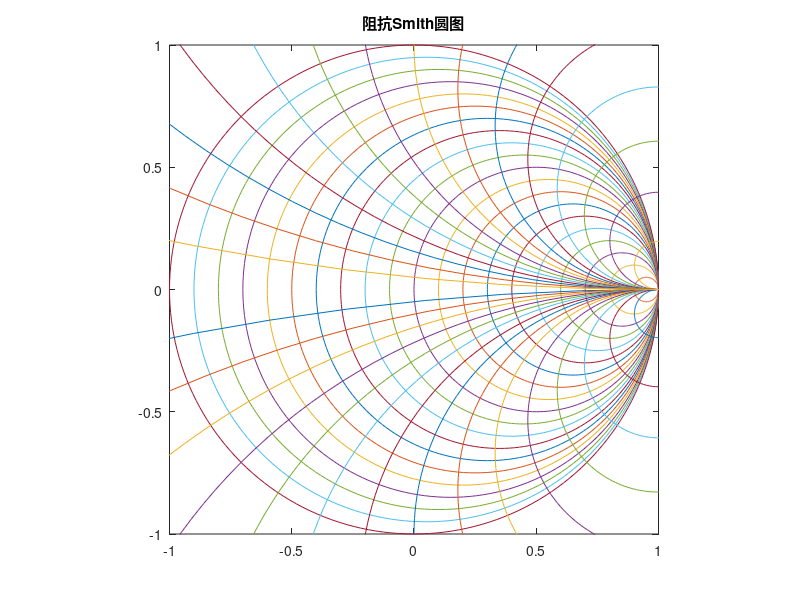
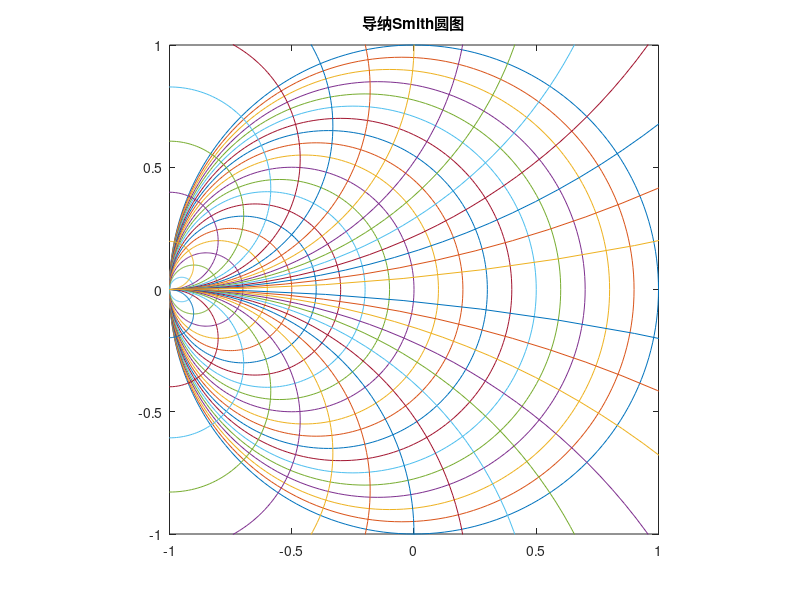

Here is the MATLAB script that generated these plots, in order:
close all; clear all; clc
theta=0:pi/100:2*pi;
% 定义常量
real=20;    % 电阻圆的数量
imag=15;    % 电抗圆的数量
% 绘制参考线：一条从(-1.5,0)到(1.5,0)的直线
x=[-1.5 1.5];
y=[0 0];

plot(x,y,'-') % 绘制直线

% hold on; % 保持图形，以便在同一图上绘制更多曲线
figure(1);
% 电阻圆绘制
for x1=0:1/real:1
    r=(1-x1)/x1; % 计算r值
    x=1/(r+1)*cos(theta)+r/(r+1); % 计算x坐标
    y=1/(r+1)*sin(theta);         % 计算y坐标
    figure(1)                      % 确保在第一个图形窗口绘制
    plot(x,y,'-')                  % 绘制曲线
    hold on;                       % 保持当前图形
    axis equal                     % 设置等轴比例，确保圆形不失真
end  



% 电抗圆绘制，涉及不同的theta1起始和结束条件

for theta1=(pi+pi/(imag+1)):(pi/(imag+1)):(2*pi-pi/(imag+1))
    r=sin(theta1)/(1-cos(theta1));
    x=1/r*cos(theta)+1; % 注意这里的偏移(1, 1/r)
    y=1/r*sin(theta)+1/r;
    figure(1)
    plot(x,y,'-')
    hold on;
    axis([-1 1 -1 1]) % 设置x和y轴的显示范围
end  

% 与上述循环相似，但theta1的范围不同
for theta1=0:(pi/(imag+1)):(pi-pi/(imag+1))
    r=sin(theta1)/(1-cos(theta1));
    x=1/r*cos(theta)+1;
    y=1/r*sin(theta)+1/r;
    figure(1)
    plot(x,y,'-')
    hold on;
    axis([-1 1 -1 1])
end  
title("阻抗Smith圆图"); % 图形标题
figure(2);

% 导纳圆绘制，与第一组类似但参数范围和计算有变化
for x1=-1:1/real:0
    r=(1+x1)/(-x1);
    x=-1/(r+1)*cos(theta)-r/(r+1);
    y=1/(r+1)*sin(theta);
    figure(2)
    plot(x,y,'-')
    hold on;
    axis equal
end  

% 接下来两组循环与前两组类似，但x坐标计算有所不同，导致图形分支位置相反
for theta1=(pi+pi/(imag+1)):(pi/(imag+1)):(2*pi-pi/(imag+1))
    r=sin(theta1)/(1-cos(theta1));
    x=-1/r*cos(theta)-1;
    y=1/r*sin(theta)+1/r;
    figure(2)
    plot(x,y,'-')
    hold on;
    axis([-1 1 -1 1])
end  

for theta1=0:(pi/(imag+1)):(pi-pi/(imag+1))
    r=sin(theta1)/(1-cos(theta1));
    x=-1/r*cos(theta)-1;
    y=1/r*sin(theta)+1/r;
    figure(2)
    plot(x,y,'-')
    hold on;
    axis([-1 1 -1 1])
end   
title("导纳Smith圆图"); % 图形标题
